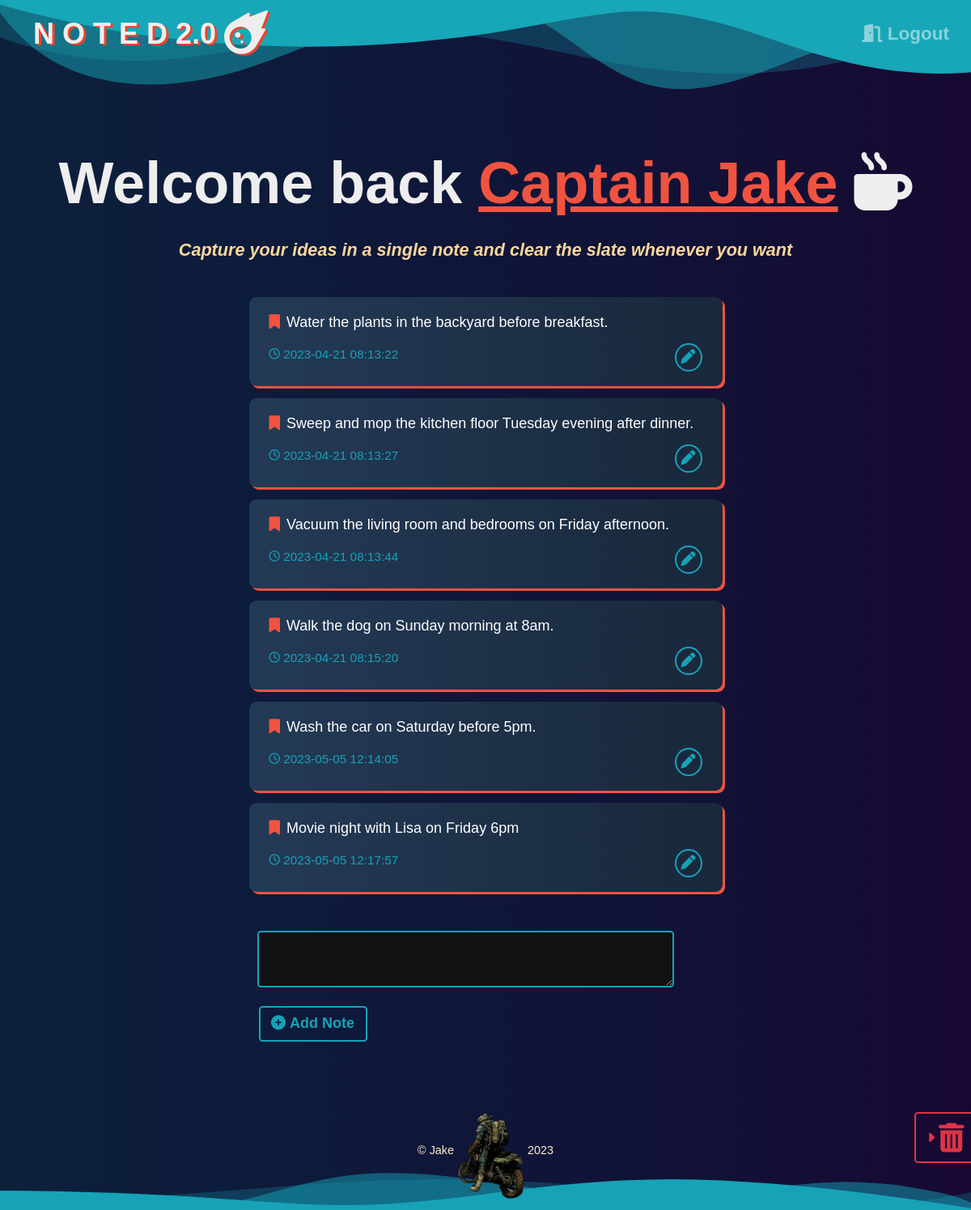
The page / (signed in) on the database as committed earlier.
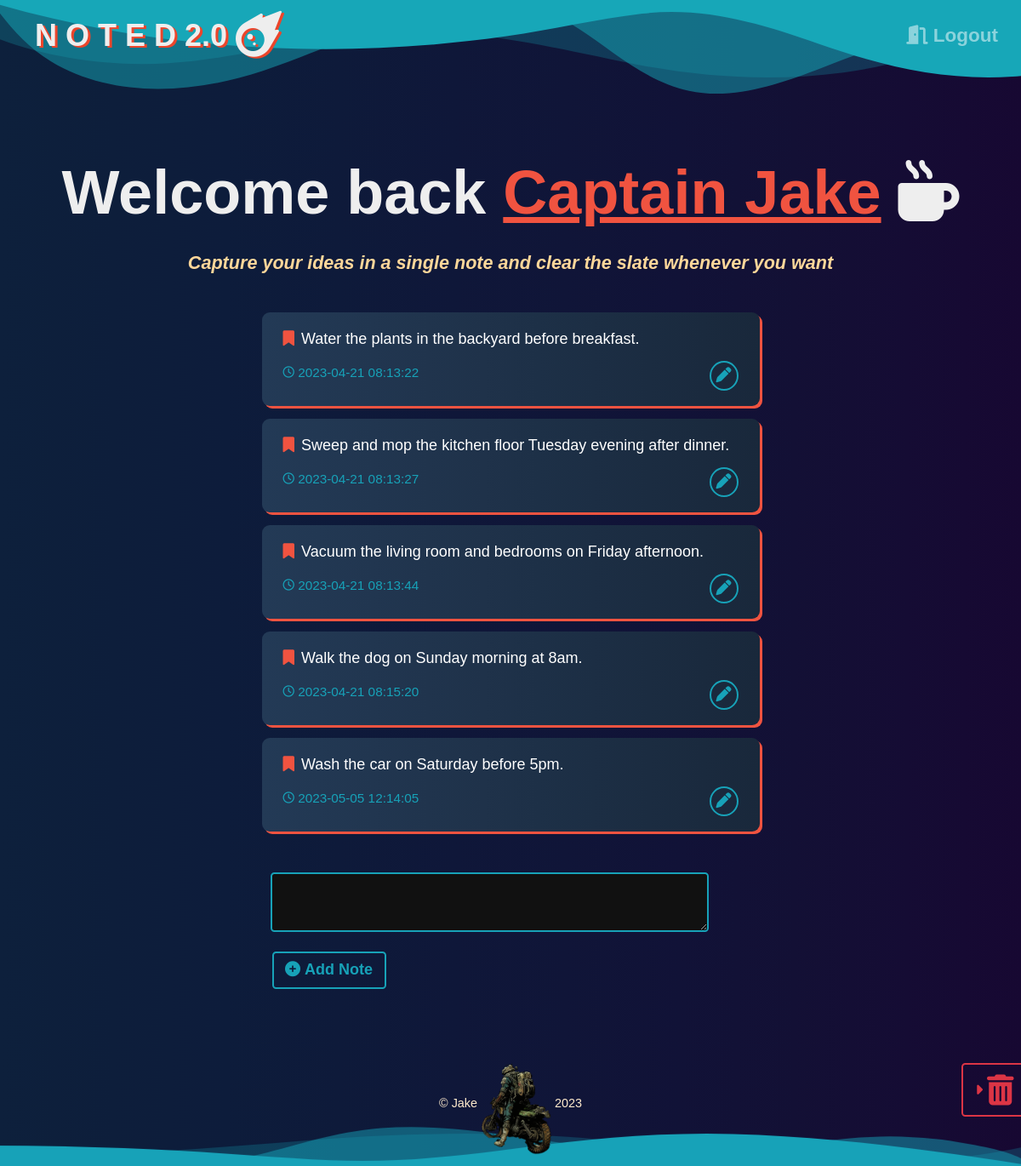
The same page on the database as committed later.
### Website/models.py (models this page shows)
class Note(db.Model):
    id = db.Column(db.Integer, primary_key=True)
    user_id = db.Column(db.Integer, db.ForeignKey('user.id'))
    note_data = db.Column(db.String(10000))
    date = db.Column(db.DateTime(timezone=True), default=Current_Time)
    def formatted_time(self):
        return self.date.strftime('%Y-%m-%d %H:%M:%S')

### Website/views.py (the view, shortened to what this page needs)
@views.route('/', methods=['GET', 'POST'])
@login_required
def home():
    return render_template("home.html", user=current_user)

### Website/__init__.py (called while the page is built)
def create_app():
    app = Flask(__name__)
    app.config['SECRET_KEY'] = 'FUN AI'
    app.config['SQLALCHEMY_DATABASE_URI'] = f'sqlite:///{DB_NAME}'
    db.init_app(app)
    from .views import views
    from .auth import auth
    app.register_blueprint(views, url_prefix='/')
    app.register_blueprint(auth, url_prefix='/')
    from .models import User, Note
    create_database(app)
    login_manager = LoginManager()
    login_manager.login_view = 'auth.login'
    login_manager.login_message = u"Log In Required"
    login_manager.init_app(app)
    @login_manager.user_loader
    def load_user(id):
        return User.query.get(int(id))
    return app

### Website/Templates/home.html (shortened to what this page needs)
{% extends "base.html" %}
{% block content%}
    <h1 class="page_name_note">Welcome back <span class="user_name">{{ user.user_name }}</span>&nbsp;<i class="fa-solid fa-mug-hot"></i></h1>
    <br>
    <h1 class="page_info">Capture your ideas in a single note and clear the slate whenever you want</h1>
    <div class="notes">
        <ul class="list-group notegroup" id="notes">
            {% for note in user.notes %}
            <li class="list-group-item border-0 notelist">
                {{ note.note_data }}
                <br/>
                <div class="time_edit">
                    <form method="POST" action="/edit">
                        <text class="date" name="note_date">&nbsp;{{ note.formatted_time() }}</text>
                        <button class="btn edit_button"><i class="fa-solid fa-pen"></i></button>
                    </form>
                </div>
            </li>
            {% endfor %}
        </ul>
        <div class="add_note">
            <form method="POST" class="sumbit">
                <div class="add_note_textarea">
                    <textarea name="note" class="input"></textarea>
                </div>
                <div class="submit_note">
                    <button type="submit" class="btn btn-outline-info add_note"><i class="fa-solid fa-circle-plus"></i>&nbsp;Add Note</button>
                </div>
            </form>
        </div>
    </div>
    <div class="bin">
        {% if user.notes %}
        <a name= "bin" class="btn btn-outline-danger toggleDelete" href="/note_bin"><i class="fa-solid fa-caret-right"></i>&nbsp;<i class="fa-solid fa-trash-can fa-2xl bin_icon"></i>&nbsp;&nbsp;&nbsp;&nbsp;&nbsp;</a>
        {% endif %}
    </div>
{% endblock %}

Rows that differ between the two databases and show on the page:
removed Note: note_data "Movie night with Lisa on Friday 6pm", formatted_time "2023-05-05 12:17:57"
